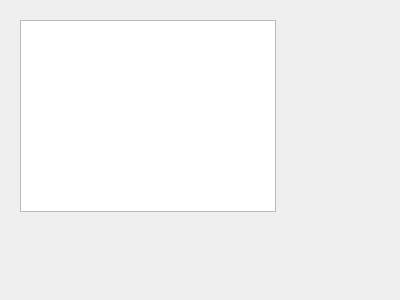
<?xml version="1.0" encoding="UTF-8"?>
<ui version="4.0">
 <class>Form</class>
 <widget class="QWidget" name="Form">
  <property name="geometry">
   <rect>
    <x>0</x>
    <y>0</y>
    <width>400</width>
    <height>300</height>
   </rect>
  </property>
  <property name="windowTitle">
   <string>Form</string>
  </property>
  <widget class="QTableWidget" name="tableWidget">
   <property name="geometry">
    <rect>
     <x>20</x>
     <y>20</y>
     <width>256</width>
     <height>192</height>
    </rect>
   </property>
  </widget>
 </widget>
 <resources/>
 <connections/>
</ui>
